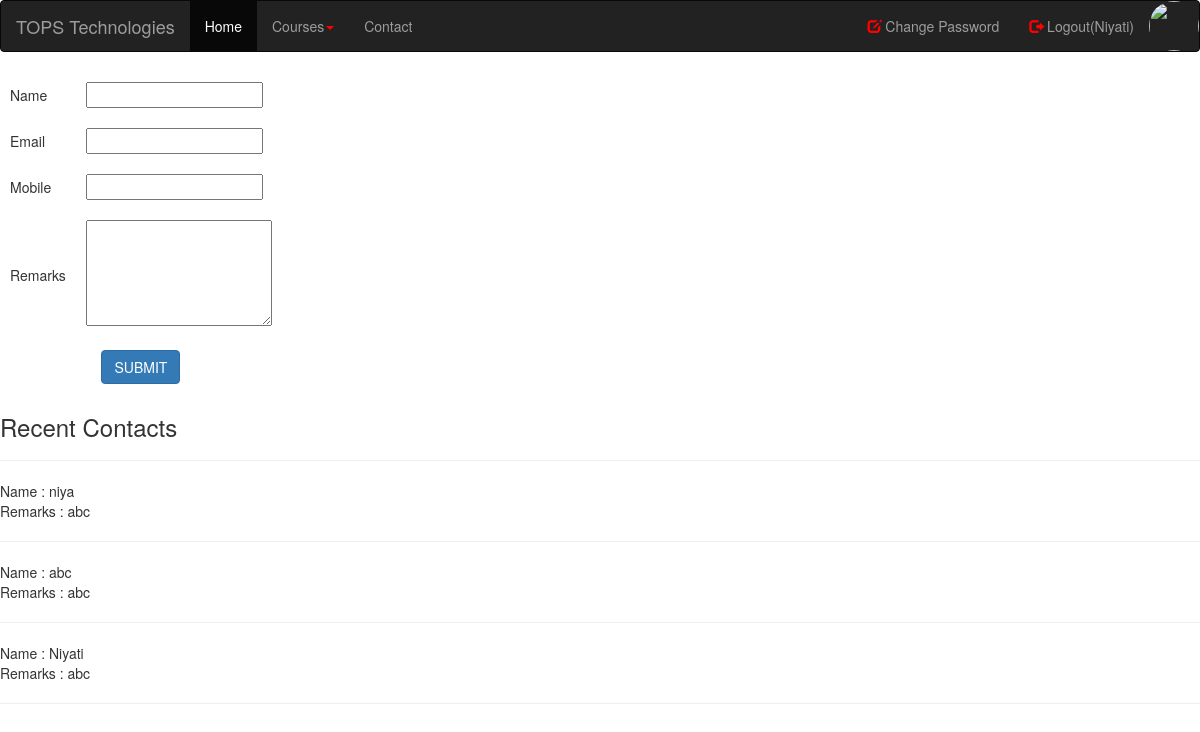
Screenshot of /contact/ (signed in) with the database file from the repository.
### myapp/models.py (models this page shows, shortened)
class Contact(models.Model) :
    name = models.CharField(max_length=100)
    email = models.EmailField()
    remarks = models.TextField()
    mobile = models.PositiveIntegerField()

### myapp/views.py (the view)
# urls.py: path('contact/',views.contact, name="contact"),
def contact(request) :
   if request.method == "POST" :
      Contact.objects.create(
         name = request.POST['contactname'],
         email = request.POST['contactemail'],
         remarks = request.POST['contactremarks'],
         mobile = request.POST['contactmobile'],
      )
      msg="Contact Saved Successfully"
      contacts=Contact.objects.all().order_by("-id")[:3]
      return render(request,'contact.html',{'msg':msg,'contacts':contacts})
   else:
      contacts=Contact.objects.all().order_by("-id")[:3]
      return render(request,'contact.html',{'contacts':contacts})

### myapp/templates/contact.html (shortened to what this page needs)
{% extends 'header.html' %}
{% block content %}
<!DOCTYPE html>
<html lang="en">
<head>
</head>
<body>
    <form name="contact" method="post" action="{% url 'contact' %}">
        <table>
            <tr>
                <td>Name</td>
                <td><input type="text" name="contactname" onblur="checkName();"></td>
                <td></td>
            </tr>
            <tr>
                <td>Email</td>
                <td><input type="email" name="contactemail" onblur="checkEmail()"></td>
                <td></td>
            </tr>
            <tr>
                <td>Mobile</td>
                <td><input type="text" name="contactmobile" onblur="checkMobile()"></td>
                <td></td>
            </tr>
            <tr>
                <td>Remarks</td>
                <td><textarea rows="5" cols="22" name="contactremarks" onblur="checkRemarks()"></textarea></td>
                <td></td>
            </tr>
            <tr>
                <td colspan="2" align="center">
                    <input type="submit" value="SUBMIT" class="btn btn-primary">
                </td>
            </tr>
        </table>
    </form>
    <h3>Recent Contacts</h3>
    <hr>
    {% for i in contacts %}
    Name : {{i.name}}<br>
    Remarks : {{i.remarks}}<br>
    <hr>
    {% endfor %}
</body>
</html>
{% endblock %}

### myapp/templates/header.html (shortened to what this page needs)
<!DOCTYPE html>
<html lang="en">
<head>
    <link rel="stylesheet" href="https://maxcdn.bootstrapcdn.com/bootstrap/3.4.1/css/bootstrap.min.css">
</head>
<body>
    <nav class="navbar navbar-inverse">
        <div class="container-fluid">
            <div class="navbar-header">
                <a class="navbar-brand" href="/">TOPS Technologies</a>
            </div>
            <ul class="nav navbar-nav">
                <li class="active"><a href="/">Home</a></li>
                <li class="dropdown"><a class="dropdown-toggle" data-toggle="dropdown" href="#">Courses<span
                            class="caret"></span></a>
                </li>
                <li><a href="{% url 'contact' %}">Contact</a></li>
            </ul>
            <ul class="nav navbar-nav navbar-right">
                {% if request.session.email %}
                <li><a href="{% url 'change-password' %}"><span class="glyphicon glyphicon-edit"></span> Change
                        Password</a></li>
                <a href="{% url 'profile' %}"><img src="{{request.session.profile_picture}}"
                        style="width: 50px;height: 50px;border-radius: 50%;"></a>
                <li><a href="{% url 'logout' %}"><span class="glyphicon glyphicon-log-out"></span>
                        Logout({{request.session.fname}})</a></li>
                {% else %}
                <li><a href="{% url 'signup' %}"><span class="glyphicon glyphicon-user"></span> Sign Up</a></li>
                <li><a href="{% url 'login' %}"><span class="glyphicon glyphicon-log-in"></span> Login</a></li>
                {% endif %}
            </ul>
        </div>
    </nav>
    {% block content %}
    {% endblock %}
</body>
</html>

### myapp/templates/contact.html (style rules this page uses)
span { color: red; }
tr, td { padding: 10px; }

### rows the page displays
Contact: session.fname "Niyati", name "Niyati", remarks "abc"
Contact: name "niya", remarks "abc"
Contact: name "abc", remarks "abc"
